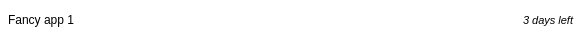
<?xml version="1.0" encoding="UTF-8"?>
<ui version="4.0">
 <class>Form</class>
 <widget class="QWidget" name="Form">
  <property name="geometry">
   <rect>
    <x>0</x>
    <y>0</y>
    <width>585</width>
    <height>40</height>
   </rect>
  </property>
  <property name="sizePolicy">
   <sizepolicy hsizetype="Preferred" vsizetype="Fixed">
    <horstretch>0</horstretch>
    <verstretch>0</verstretch>
   </sizepolicy>
  </property>
  <property name="minimumSize">
   <size>
    <width>0</width>
    <height>40</height>
   </size>
  </property>
  <property name="maximumSize">
   <size>
    <width>16777215</width>
    <height>40</height>
   </size>
  </property>
  <property name="cursor">
   <cursorShape>PointingHandCursor</cursorShape>
  </property>
  <property name="windowTitle">
   <string>Form</string>
  </property>
  <property name="autoFillBackground">
   <bool>false</bool>
  </property>
  <property name="styleSheet">
   <string notr="true">background-color: transparent; border: none</string>
  </property>
  <layout class="QHBoxLayout" name="horizontalLayout">
   <property name="spacing">
    <number>0</number>
   </property>
   <property name="leftMargin">
    <number>0</number>
   </property>
   <property name="topMargin">
    <number>0</number>
   </property>
   <property name="rightMargin">
    <number>0</number>
   </property>
   <property name="bottomMargin">
    <number>0</number>
   </property>
   <item>
    <spacer name="left_spacer">
     <property name="orientation">
      <enum>Qt::Horizontal</enum>
     </property>
     <property name="sizeType">
      <enum>QSizePolicy::Fixed</enum>
     </property>
     <property name="sizeHint" stdset="0">
      <size>
       <width>8</width>
       <height>0</height>
      </size>
     </property>
    </spacer>
   </item>
   <item>
    <widget class="QLabel" name="name_label">
     <property name="sizePolicy">
      <sizepolicy hsizetype="Expanding" vsizetype="Preferred">
       <horstretch>0</horstretch>
       <verstretch>0</verstretch>
      </sizepolicy>
     </property>
     <property name="styleSheet">
      <string notr="true"/>
     </property>
     <property name="text">
      <string>Fancy app 1</string>
     </property>
     <property name="wordWrap">
      <bool>true</bool>
     </property>
    </widget>
   </item>
   <item>
    <spacer name="horizontalSpacer_3">
     <property name="orientation">
      <enum>Qt::Horizontal</enum>
     </property>
     <property name="sizeType">
      <enum>QSizePolicy::Minimum</enum>
     </property>
     <property name="sizeHint" stdset="0">
      <size>
       <width>10</width>
       <height>20</height>
      </size>
     </property>
    </spacer>
   </item>
   <item>
    <widget class="QLabel" name="detail_label">
     <property name="sizePolicy">
      <sizepolicy hsizetype="Preferred" vsizetype="Preferred">
       <horstretch>0</horstretch>
       <verstretch>0</verstretch>
      </sizepolicy>
     </property>
     <property name="font">
      <font>
       <pointsize>-1</pointsize>
       <italic>true</italic>
      </font>
     </property>
     <property name="styleSheet">
      <string notr="true">font-style: italic; font-size: 11px;</string>
     </property>
     <property name="text">
      <string>3 days left</string>
     </property>
    </widget>
   </item>
   <item>
    <spacer name="horizontalSpacer_5">
     <property name="orientation">
      <enum>Qt::Horizontal</enum>
     </property>
     <property name="sizeType">
      <enum>QSizePolicy::Fixed</enum>
     </property>
     <property name="sizeHint" stdset="0">
      <size>
       <width>10</width>
       <height>20</height>
      </size>
     </property>
    </spacer>
   </item>
  </layout>
 </widget>
 <resources/>
 <connections/>
</ui>
